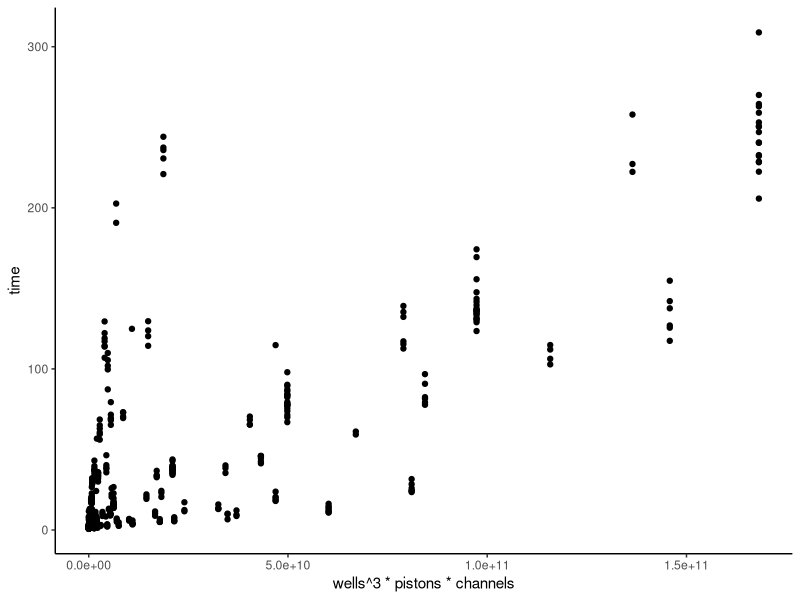

The R script that drew this image:
setwd("~/Documents/GitHub/JLDispense/benchmarking")


library(ggplot2)


data = read.csv("benchmark.csv")

data= data[data$time<800,]

insts=c("P-200","P-100 Multichannel","PlateMaster","Nimbus","Cobra")
pistons=c(1,1,1,1,4)
channels=c(1,8,96,1,4)
piston_dict= as.list(setNames(pistons,insts))
channel_dict= as.list(setNames(channels,insts))
piston_vals=rep(0,nrow(data))
channel_vals=rep(0,nrow(data))
for (i in 1:nrow(data)){
  instruments = data$instruments[i]
  instruments = as.vector(strsplit(instruments,","))
  p = 0 
  c=0
  for (inst in instruments[[1]]){
    p = p + piston_dict[inst][[1]]
    c = c + channel_dict[inst][[1]]
  }
  piston_vals[i]= p
  channel_vals[i]=c
}

data$pistons= piston_vals
data$channels=channel_vals
model <- lm(time ~ I(wells^2)*pistons*channels,data=data)

summary(model)


plt = ggplot(data=data)+ 
  geom_point(aes(x=wells^3*pistons*channels,y=time))+
  theme_classic()
plt

data$pistons = piston_vals
